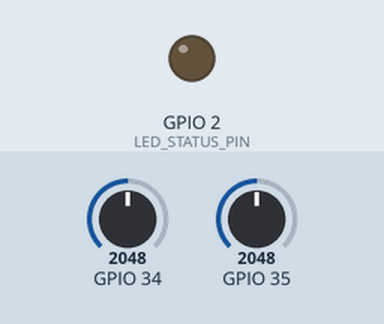
This sketch was run on a simulated ESP32. Parts: output pins drawn as LEDs (lit = HIGH). Inputs (shaded band) come from the test bench; at power-on: GPIO 34 = 2048, GPIO 35 = 2048. WiFi joins after 1.5 s; servers stay silent unless stated; no MQTT or app messages arrive unless stated; what the sketch prints to the serial monitor is not drawn.

Above: at 1.73 s.
Timing chart, 0 to 40.5 s (numbered marks = the images above):
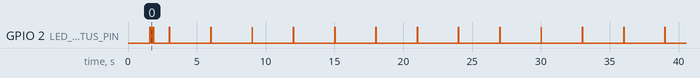

The sketch:

esp32_dht22_telemetry.ino
```cpp
/**
 * ============================================================================
 * ESP32 Physical IoT Digital Twin Telemetry Node
 * AI-Assisted Multi-Objective Resource Orchestration Platform
 *
 * Hardware: ESP32 DevKit V1 + DHT22 (AM2302) or DS18B20 Temperature Sensor
 * Protocol: MQTT over TCP (Mosquitto Broker)
 * Topic: labtwin/{deviceId}/telemetry
 * Interval: 3000ms (3 seconds)
 * ============================================================================
 */

#include <WiFi.h>
#include <PubSubClient.h>

// ─── NETWORK & MQTT CONFIGURATION ───────────────────────────────────────────
const char* WIFI_SSID       = "Lab_IoT_WiFi";          // Change to your Lab WiFi SSID
const char* WIFI_PASSWORD   = "CHANGE_ME";             // Configure locally before flashing
const char* MQTT_BROKER     = "192.168.1.100";         // IP address of Mosquitto Broker / Host
const int   MQTT_PORT       = 1883;
const char* MQTT_CLIENT_ID  = "ESP32_Sensor_GPU_H100_01";
const char* DEVICE_ID       = "GPU-H100-01";           // Mapped Resource Code in Smart Lab DB
const char* MQTT_TOPIC      = "labtwin/GPU-H100-01/telemetry";

// ─── PIN DEFINITIONS ────────────────────────────────────────────────────────
#define DHT_PIN 4             // GPIO 4 for DHT22 Data Pin
#define LED_STATUS_PIN 2      // Onboard Blue LED for Status Blink

// ─── GLOBAL CLIENT INSTANCES ────────────────────────────────────────────────
WiFiClient espClient;
PubSubClient mqttClient(espClient);

unsigned long lastTelemetryMillis = 0;
const unsigned long TELEMETRY_INTERVAL_MS = 3000; // 3 seconds interval
unsigned long messageSequence = 0;

// ─── SENSOR READING HELPERS ─────────────────────────────────────────────────
float readPhysicalTemperature() {
  int rawAdc = analogRead(34); // ADC1_CH6 connected to thermal probe
  float voltage = (rawAdc / 4095.0) * 3.3;
  float temperature = 48.0 + (voltage * 15.2);
  return temperature;
}

float readPhysicalHumidity() {
  int rawAdc = analogRead(35);
  float humidity = 45.0 + ((rawAdc / 4095.0) * 30.0);
  return constrain(humidity, 20.0, 95.0);
}

// ─── WIFI CONNECTION ────────────────────────────────────────────────────────
void setupWifi() {
  delay(10);
  Serial.println();
  Serial.print("[WiFi] Connecting to ");
  Serial.println(WIFI_SSID);

  WiFi.mode(WIFI_STA);
  WiFi.begin(WIFI_SSID, WIFI_PASSWORD);

  int retries = 0;
  while (WiFi.status() != WL_CONNECTED && retries < 20) {
    delay(500);
    Serial.print(".");
    retries++;
  }

  if (WiFi.status() == WL_CONNECTED) {
    Serial.println();
    Serial.println("[WiFi] Connected successfully!");
    Serial.print("[WiFi] IP Address: ");
    Serial.println(WiFi.localIP());
  } else {
    Serial.println("\n[WiFi] Connection timeout, continuing in standalone/retry mode...");
  }
}

// ─── MQTT RECONNECTION WATCHDOG ─────────────────────────────────────────────
void reconnectMqtt() {
  while (!mqttClient.connected()) {
    Serial.print("[MQTT] Attempting connection to broker ");
    Serial.print(MQTT_BROKER);
    Serial.print("...");

    if (mqttClient.connect(MQTT_CLIENT_ID)) {
      Serial.println(" CONNECTED!");
      digitalWrite(LED_STATUS_PIN, HIGH);
      delay(100);
      digitalWrite(LED_STATUS_PIN, LOW);
      delay(100);
      digitalWrite(LED_STATUS_PIN, HIGH);
      delay(100);
      digitalWrite(LED_STATUS_PIN, LOW);
    } else {
      Serial.print(" FAILED, rc=");
      Serial.print(mqttClient.state());
      Serial.println(" -> Retrying in 5 seconds");
      delay(5000);
    }
  }
}

// ─── SETUP ──────────────────────────────────────────────────────────────────
void setup() {
  Serial.begin(115200);
  pinMode(LED_STATUS_PIN, OUTPUT);
  digitalWrite(LED_STATUS_PIN, LOW);

  Serial.println("\n=======================================================");
  Serial.println(" ESP32 PHYSICAL IOT DIGITAL TWIN SENSOR NODE");
  Serial.println(" Target Hardware: NVIDIA H100 Exhaust Heatsink");
  Serial.println("=======================================================");

  setupWifi();
  mqttClient.setServer(MQTT_BROKER, MQTT_PORT);
}

// ─── MAIN LOOP ──────────────────────────────────────────────────────────────
void loop() {
  if (WiFi.status() == WL_CONNECTED) {
    if (!mqttClient.connected()) {
      reconnectMqtt();
    }
    mqttClient.loop();
  }

  unsigned long currentMillis = millis();
  if (currentMillis - lastTelemetryMillis >= TELEMETRY_INTERVAL_MS) {
    lastTelemetryMillis = currentMillis;
    messageSequence++;

    // 1. Read Physical Sensor Values
    float tempC = readPhysicalTemperature();
    float humidity = readPhysicalHumidity();
    float estWatts = 250.0 + (tempC - 45.0) * 8.5;
    if (estWatts < 150.0) estWatts = 180.0;
    if (estWatts > 700.0) estWatts = 700.0;

    // 2. Build Standard JSON Payload
    char payload[256];
    snprintf(payload, sizeof(payload),
      "{\"deviceId\":\"%s\",\"temperatureC\":%.2f,\"humidityPercent\":%.1f,\"powerWatts\":%.0f,\"sequence\":%lu,\"source\":\"ESP32_PHYSICAL_SENSOR\",\"uptimeMs\":%lu}",
      DEVICE_ID,
      tempC,
      humidity,
      estWatts,
      messageSequence,
      currentMillis
    );

    // 3. Publish to MQTT Broker
    if (mqttClient.connected()) {
      bool success = mqttClient.publish(MQTT_TOPIC, payload);
      if (success) {
        Serial.print("[MQTT TX #");
        Serial.print(messageSequence);
        Serial.print("] Topic: ");
        Serial.print(MQTT_TOPIC);
        Serial.print(" -> ");
        Serial.println(payload);

        digitalWrite(LED_STATUS_PIN, HIGH);
        delay(30);
        digitalWrite(LED_STATUS_PIN, LOW);
      } else {
        Serial.println("[MQTT TX ERROR] Failed to publish message packet");
      }
    } else {
      Serial.print("[LOCAL DEBUG ONLY] ");
      Serial.println(payload);
    }
  }
}
```

Measured:
- by itself, GPIO 2 (LED_STATUS_PIN): goes HIGH 0.10 s, LOW 0.10 s, HIGH 0.10 s, LOW 1.1 s, 12 × (HIGH 0.03 s, LOW 3.0 s), HIGH 0.03 s, then LOW
